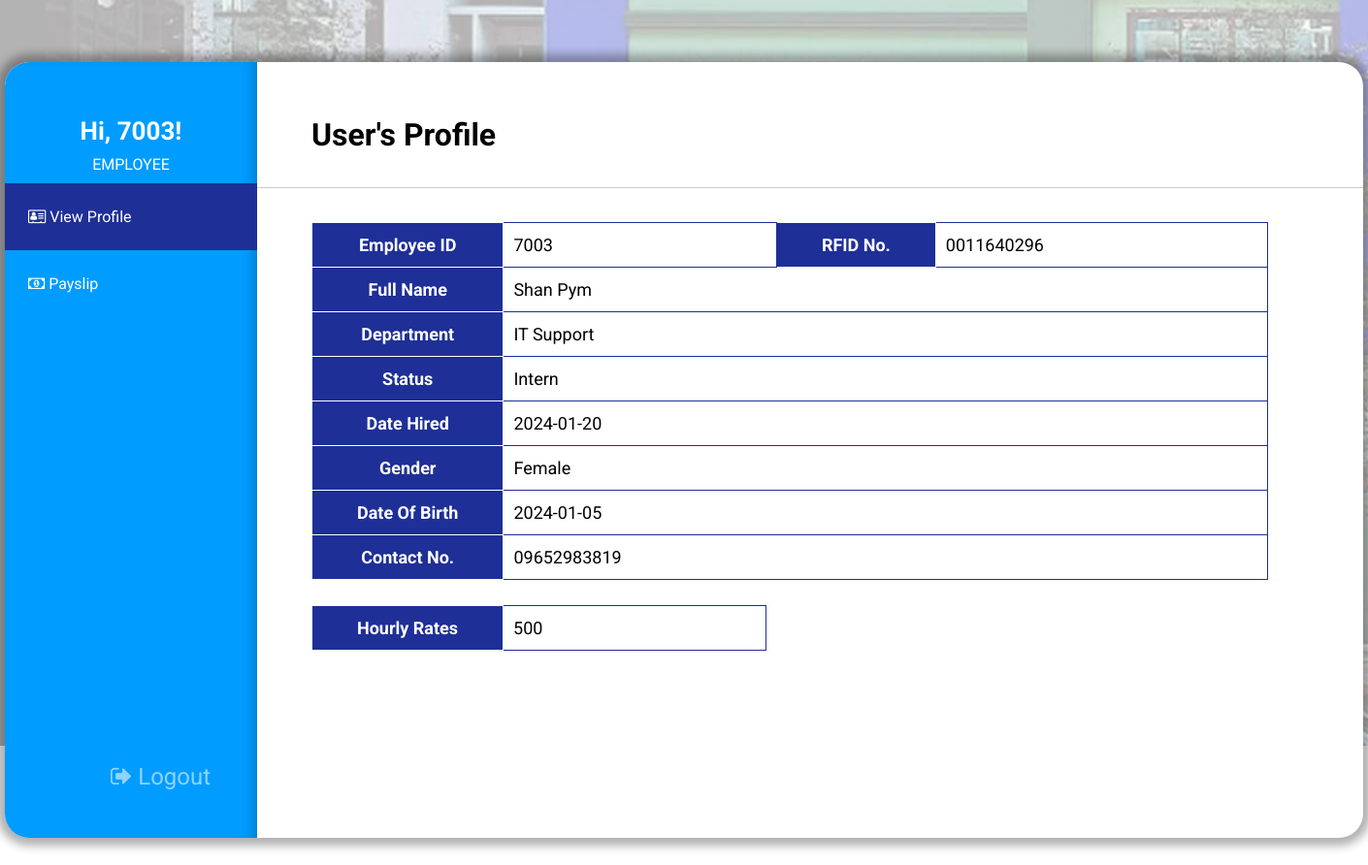
Screenshot of /employee/page1.php (signed in) with the database file from the repository.
### tables this page shows
CREATE TABLE `employeedata` (
  `id_number` int(11) NOT NULL,
  `password` varchar(255) NOT NULL,
  `RFID_no` varchar(255) NOT NULL,
  `e_name` varchar(255) NOT NULL,
  `e_contactno` varchar(255) NOT NULL,
  `e_gender` varchar(255) NOT NULL,
  `e_dob` varchar(255) NOT NULL,
  `e_datehired` varchar(255) NOT NULL,
  `e_hourlyrates` varchar(255) NOT NULL,
  `e_department` varchar(255) NOT NULL,
  `status` varchar(255) NOT NULL,
  `total_hours` varchar(255) NOT NULL,
  `overtime` varchar(255) NOT NULL
);

### employee/page1.php (the view, shortened to what this page needs)
<?php
include("../dbconnection.php");
?>
<!DOCTYPE html>
<html lang="en">
<head>
    <link rel="stylesheet" href="page2.css">
    <link rel="stylesheet" href="https://cdnjs.cloudflare.com/ajax/libs/font-awesome/4.7.0/css/font-awesome.min.css">
</head>
<body>
    <div class="admin-container">
        <div class="nav-left">
            <div class="nav-left-information">
                <div class="admin-info">
                    <h1><?php
                            echo "Hi, " . $_SESSION['id_number'] . "!";
                        ?>
                    </h1>
                <p>EMPLOYEE</p>
                </div>
                <ul>
                <li><a href="#page1" id="dashboard" class="active"><i class="fa fa-vcard-o" style="font-size:16px"></i> View Profile</a></li>
                <li><a href="payslip.php" id="employees"><i class="fa fa-money" style="font-size:16px"></i> Payslip</a></li>
                </ul>
            </div>
            <div class="logout">
                <form action="" method="post">
                    <a href="../logout.php"><i class="fa fa-sign-out" aria-hidden="true"></i> Logout</a>
                </form>
            </div>
        </div>
        <div class="employees-container">
            <div class="container-info">
                <div class="employee-title">
                    <h1>User's Profile</h1>
                </div>
                <div class="divider"></div>
            </div>
            <table>
                <?php
                $sql = "SELECT * from employeedata WHERE id_number = {$_SESSION['id_number']}";
                $result = $conn->query($sql);
                if($result->num_rows > 0){
                    while($row = $result->fetch_assoc()){
                ?>
                    <tr>
                    <th>Employee ID</th>
                    <td><?=$row["id_number"]?></td>
                    <th>RFID No.</th>
                    <td><?=$row["RFID_no"]?></td>
                    </tr>
                    <tr>
                    <th>Full Name</th>
                    <td colspan="4"><?=$row["e_name"]?> </td>
                    </tr>
                    <tr>
                    <th>Department</th>
                    <td colspan="4"><?=$row["e_department"]?></td>
                    </tr>
                    <tr>
                    <th>Status</th>
                    <td colspan="4"><?=$row["status"]?></td>
                    </tr>
                    <tr>
                    <th>Date Hired</th>
                    <td colspan="4"><?=$row["e_datehired"]?></td>
                    </tr>
                    <tr>
                    <tr>
                    <th>Gender</th>
                    <td colspan="4"><?=$row["e_gender"]?></td>
                    </tr>
                    <tr>
                    <th>Date Of Birth</th>
                    <td colspan="4"><?=$row["e_dob"]?></td>
                    </tr>
                    <tr>
                    <th>Contact No.</th>
                    <td colspan="4"><?=$row["e_contactno"]?></td>
                    </tr>
                </table>
                <table>
                <th>Hourly Rates</th>
                    <td colspan="4" id="second-table"><?=$row["e_hourlyrates"]?></td>
                </table>
                 <?php
            }
          }
          ?>
        </div>
    </div>
</body>
</html>

### employee/page2.css (style rules this page uses)
* { box-sizing: border-box; margin: 0; padding: 0; font-family: Roboto; }
.admin-container { margin: auto; margin-top: 8vh; width: 1400px; height: 800px; position: relative; background-color: white; box-shadow: 0px 0px 10px 8px #0000004f; border-radius: 25px; }
.nav-left { float: left; width: 260px; background-color: #009cff; height: 800px; border-top-left-radius: 25px; border-bottom-left-radius: 25px; box-shadow: inset -12px 0px 13px -9px rgba(0, 0, 0, 0.24); }
.admin-info { color: #ffffff; padding-top: 56px; text-align: center; }
.admin-info p { padding: 10px; }
.admin-info h1 { font-size: 26px; }
.nav-left-information ul { list-style: none; padding: 0; margin: 0; margin-bottom: 460px; }
.nav-left-information ul li a { padding-left: 24px; padding: 18px; text-decoration: none; color: white; padding-top: 25px; padding-bottom: 25px; display: inline-block; padding-left: 24px; }
.nav-left-information ul li a.active { background-color: #1e2f97; width: 260px; }
.logout a { text-decoration: none; color: rgba(255, 255, 255, 0.555); padding: 18px; margin-left: 91px; font-size: 24px; }
.employees-container { border-radius: 25px; width: 1140px; height: 800px; overflow-y:auto; }
.employee-title h1 { margin-left: 56px; padding-top: 56px; }
.divider { border-top: 1px solid rgba(0, 0, 0, 0.205); margin-bottom: 35px; margin-top: 35px; }
table { border-collapse: collapse; margin-top: 26px; margin-left: 56px; border: 1px solid black; font-size: 18px; }
table th { border: 1px solid rgb(255, 255, 255); padding: 12px 46px; background-color: #1e2f97; color: white; }
table td { padding: 10px; padding-right: 230px; border: 1px solid #1e2f97; }

### rows the page displays
employeedata: id_number "7003", RFID_no "0011640296", e_name "Shan Pym", e_department "IT Support", status "Intern", e_datehired "2024-01-20", e_gender "Female", e_dob "2024-01-05", e_contactno "09652983819", e_hourlyrates "500"

### other values shown
$_SESSION['id_number'] "7003"
